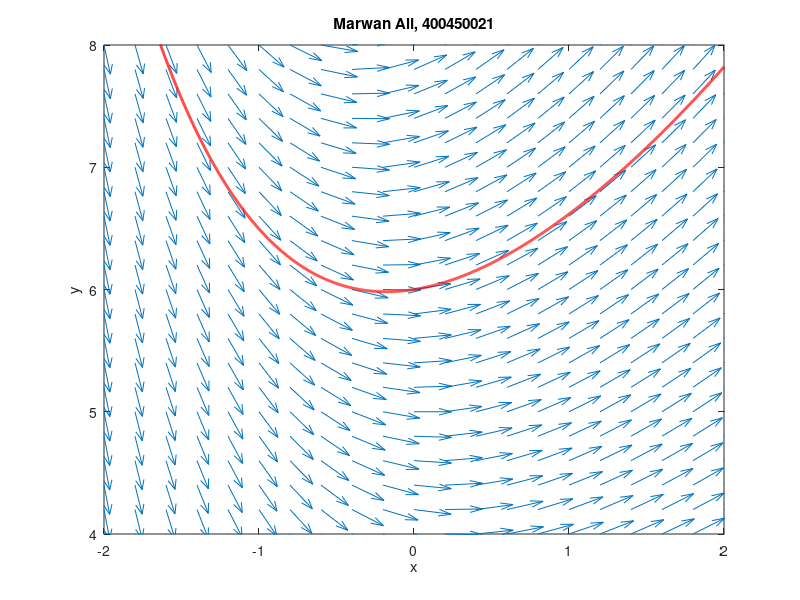

The MATLAB source for this figure:
% question 1
max_value = 0;
for x = -3:0.1:3
    for y = -3:0.1:3
        f = (x - 3*y)/ ((x.^2) +(y.^2)+ (3*x) - (3*y) + 45);
        if (f > max_value)
            max_value = f;
            xMax = x;
            yMax= y;
        end
    end
end
xMax
yMax

% question 2
[x y] = meshgrid(-5:0.2:5, -5:0.2:5);

a = ones(size(x));
f = x.*(exp(-(x.^2)/10) + y - 1/2).*sin((x.^2)/10 + 4);

ascaled = a./sqrt(a.^2+f.^2);
fscaled = f./sqrt(a.^2+f.^2);

quiver(x,y,ascaled,fscaled)
axis equal;
title('Direction Field Example for y''(x) = x(exp(-x^2 /10) + y - 1/2)sin(x^2/10 + 4)');
xlabel('x');
ylabel('y');

% question 4
[x, y] = meshgrid(-2:0.2:2, 4:0.2:8);

a = ones(size(x));
f = (1/5) * y - exp(-x);

ascaled = a ./ sqrt(a.^2 + f.^2);
fscaled = f ./ sqrt(a.^2 + f.^2);

quiver(x, y, ascaled, fscaled);
hold on;

% Generate precise values (h = 0.001)
x_exact = -2:0.001:2;
y_exact = (5/6) * exp(-x_exact) + (31/6) * exp(1/5 * x_exact);

plot(x_exact, y_exact, 'LineWidth', 2, 'color', 'r');
hold off;

% Set axis limits
xlim([-2 2]);
ylim([4 8]);

title('Marwan Ali, 400450021');
xlabel('x');
ylabel('y');
